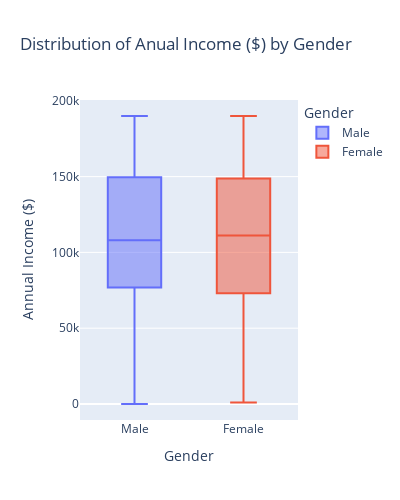

Source (notebook cell):
### Markdown cell above
The box plot provides clear insights into the distribution of age by gender. From the plot, it is evident that gender does not appear to significantly impact the distribution of age. Both male and female genders have similar age distributions with no significant differences.

### Code cell
# Create a box plot of Age by Gender
anual_income_gender_boxplot = px.box(data, x='Gender', y='Annual Income ($)', color='Gender', title='Distribution of Anual Income ($) by Gender', width= 400, height=500)

# Display the plot
anual_income_gender_boxplot.show()

### Figure 1 — Plotly figure (JSON) as saved in the notebook; plotly's stock layout.template omitted (floating-point values rounded to 4 significant figures; data arrays with more than 128 entries replaced by an {"elided": "..."} marker saying what was removed)
{"data": [{"alignmentgroup": "True", "hovertemplate": "Gender=%{x}<br>Annual Income ($)=%{y}<extra></extra>", "legendgroup": "Male", "marker": {"color": "#636efa"}, "name": "Male", "notched": false, "offsetgroup": "Male", "orientation": "v", "showlegend": true, "type": "box", "x": {"elided": "814 str values"}, "x0": " ", "xaxis": "x", "y": {"elided": "814 int values"}, "y0": " ", "yaxis": "y"}, {"alignmentgroup": "True", "hovertemplate": "Gender=%{x}<br>Annual Income ($)=%{y}<extra></extra>", "legendgroup": "Female", "marker": {"color": "#EF553B"}, "name": "Female", "notched": false, "offsetgroup": "Female", "orientation": "v", "showlegend": true, "type": "box", "x": {"elided": "1186 str values"}, "x0": " ", "xaxis": "x", "y": {"elided": "1186 int values"}, "y0": " ", "yaxis": "y"}], "layout": {"boxmode": "overlay", "height": 500, "legend": {"title": {"text": "Gender"}, "tracegroupgap": 0}, "title": {"text": "Distribution of Anual Income ($) by Gender"}, "width": 400, "xaxis": {"anchor": "y", "categoryarray": ["Male", "Female"], "categoryorder": "array", "domain": [0, 1], "title": {"text": "Gender"}}, "yaxis": {"anchor": "x", "domain": [0, 1], "title": {"text": "Annual Income ($)"}}}}
